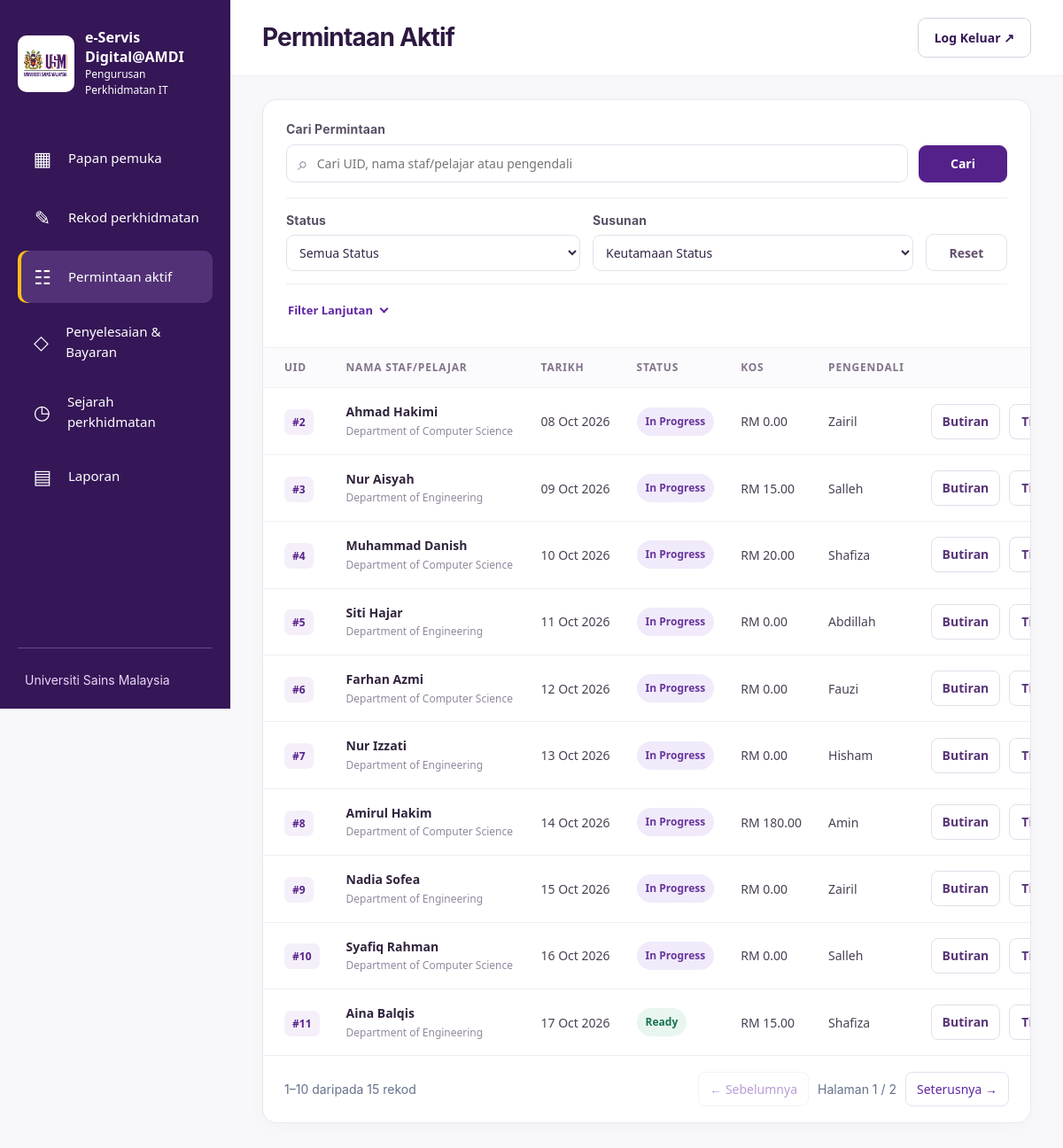
The page /aktif.php (signed in) on the database as committed earlier.
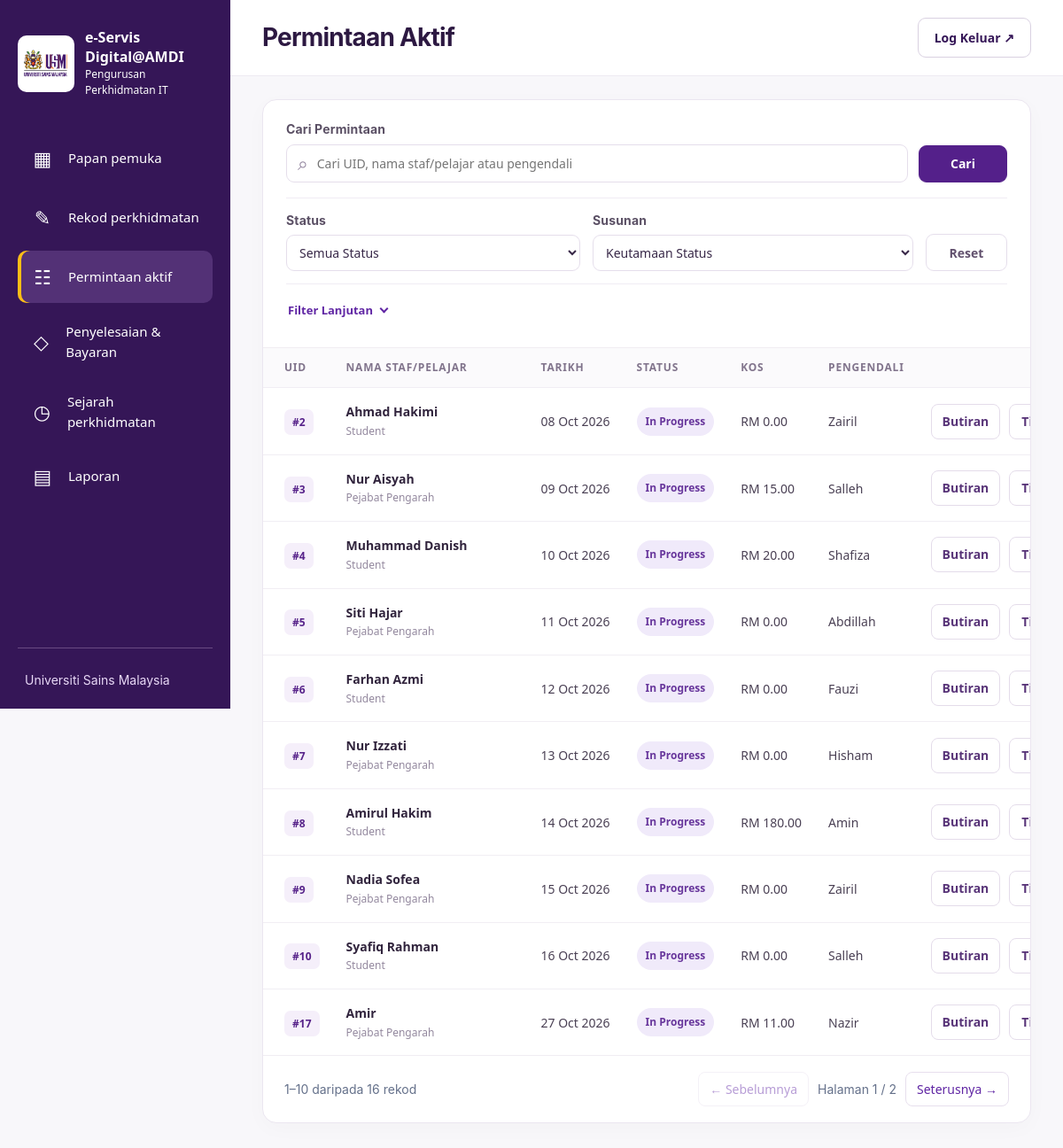
The same page on the database as committed later.
### tables this page shows
CREATE TABLE `service_requests` (
  `id` int(10) UNSIGNED NOT NULL,
  `uid` varchar(40) NOT NULL,
  `requester_name` varchar(150) NOT NULL,
  `department_id` int(10) UNSIGNED NOT NULL,
  `service_type_id` int(10) UNSIGNED NOT NULL,
  `service_details` text NOT NULL,
  `estimated_cost` decimal(10,2) NOT NULL,
  `requested_at` datetime NOT NULL,
  `handler_id` int(10) UNSIGNED NOT NULL,
  `status` enum('in_progress','ready','completed') NOT NULL DEFAULT 'in_progress',
  `ready_at` datetime DEFAULT NULL,
  `picked_up_at` datetime DEFAULT NULL,
  `payment_date` date DEFAULT NULL,
  `reference_no` varchar(100) DEFAULT NULL,
  `completed_at` datetime DEFAULT NULL,
  `created_by` int(10) UNSIGNED NOT NULL,
  `completed_by` int(10) UNSIGNED DEFAULT NULL,
  `created_at` datetime NOT NULL DEFAULT current_timestamp(),
  `updated_at` datetime NOT NULL DEFAULT current_timestamp() ON UPDATE current_timestamp(),
  `requester_phone` varchar(30) DEFAULT NULL,
  `requester_email` varchar(190) DEFAULT NULL,
  `device_ownership` enum('usm','personal') DEFAULT NULL,
  `device_type` varchar(30) DEFAULT NULL,
  `device_type_other` varchar(100) DEFAULT NULL,
  `device_brand` varchar(120) DEFAULT NULL,
  `device_model` varchar(150) DEFAULT NULL,
  `device_serial` varchar(150) DEFAULT NULL,
  `asset_number` varchar(150) DEFAULT NULL,
  `device_condition` enum('unchecked','good','damaged','off') DEFAULT NULL,
  `condition_notes` varchar(1000) DEFAULT NULL
);

CREATE TABLE `departments` (
  `id` int(10) UNSIGNED NOT NULL,
  `name` varchar(150) NOT NULL,
  `is_active` tinyint(1) NOT NULL DEFAULT 1
);

CREATE TABLE `handlers` (
  `id` int(10) UNSIGNED NOT NULL,
  `name` varchar(150) NOT NULL,
  `is_active` tinyint(1) NOT NULL DEFAULT 1
);

### includes/auth.php (called while the page is built, shortened)
<?php
function e(string $value): string {
    return htmlspecialchars($value, ENT_QUOTES, 'UTF-8');
}

### service_multi.php (called while the page is built, shortened)
<?php
function fetch_multi(PDO $pdo, array $rows): array
{
    $ids = array_map(static fn($r) => (int)$r['id'], $rows);
    $placeholders = implode(',', array_fill(0, count($ids), '?'));
    $stmt = $pdo->prepare("SELECT request_id,service_type_id FROM service_request_types WHERE request_id IN ($placeholders) ORDER BY service_type_id");
    $stmt->execute($ids);
    $types = [];
    foreach ($stmt as $r) $types[(int)$r['request_id']][] = (int)$r['service_type_id'];
    $stmt = $pdo->prepare("SELECT * FROM service_request_hardware WHERE request_id IN ($placeholders) ORDER BY id");
    $stmt->execute($ids);
    $hardware = [];
    foreach ($rows as &$r) {
        $id = (int)$r['id'];
    }
    return $rows;
}
function fetch_device(PDO $pdo, array $rows): array
{
    $ids = array_column($rows, 'id');
    $qs = implode(',', array_fill(0, count($ids), '?'));
    $stmt = $pdo->prepare("SELECT request_id,accessory_name FROM service_request_accessories WHERE request_id IN ($qs)");
    $stmt->execute($ids);
    $access = [];
    foreach ($stmt as $a) $access[(int)$a['request_id']][] = $a['accessory_name'];
    return $rows;
}

### aktif.php (the view, shortened to what the changed rows need)
<?php
require __DIR__ . '/includes/auth.php';
require __DIR__ . '/config/database.php';
require __DIR__ . '/service_multi.php';
function display_date(?string $date, bool $time = false): string
{
  if (!$date) return '—';
  try {
    return (new DateTimeImmutable($date))->format($time ? 'd M Y, h:i A' : 'd M Y');
  } catch (Throwable) {
    return '—';
  }
}
$search = mb_substr(trim(is_string($_GET['q'] ?? null) ? $_GET['q'] : ''), 0, 120);
$status = (string)($_GET['status'] ?? 'all');
$sort = (string)($_GET['sort'] ?? 'status_first');
$date = is_string($_GET['date'] ?? null) ? trim($_GET['date']) : '';
$page = filter_var($_GET['page'] ?? 1, FILTER_VALIDATE_INT, ['options' => ['min_range' => 1]]) ?: 1;
$conditions = ["r.status IN ('in_progress','ready')"];
$params = [];
$from = ' FROM service_requests r JOIN departments d ON d.id=r.department_id JOIN service_types t ON t.id=r.service_type_id JOIN handlers h ON h.id=r.handler_id ';
try {
  $count = $pdo->prepare('SELECT COUNT(*)' . $from . ' WHERE ' . implode(' AND ', $conditions));
  $count->execute($params);
  $total = (int)$count->fetchColumn();
  $pages = max(1, (int)ceil($total / 10));
  $page = min($page, $pages);
  $offset = ($page - 1) * 10;
  $sortSql = match ($sort) {
    'status_first' => "CASE WHEN r.status='in_progress' THEN 0 ELSE 1 END,r.id ASC",
    'newest' => 'r.requested_at DESC,r.id DESC',
    'oldest' => 'r.requested_at ASC,r.id ASC',
    default => "CASE WHEN r.status='in_progress' THEN 0 ELSE 1 END,r.id ASC",
  };
  $stmt = $pdo->prepare('SELECT r.*,d.name AS department_name,t.name AS service_type_name,h.name AS handler_name' . $from . ' WHERE ' . implode(' AND ', $conditions) . ' ORDER BY ' . $sortSql . ' LIMIT 10 OFFSET ' . $offset);
  $stmt->execute($params);
  $rows = fetch_device($pdo, fetch_multi($pdo, $stmt->fetchAll()));
} catch (PDOException $e) {
  error_log($e->getMessage());
  http_response_code(503);
  exit('Senarai permintaan tidak dapat dimuatkan. Jalankan migration SQL dahulu.');
}
function page_url(int $page, string $q, string $status, string $date, string $sort): string
{
  return APP_BASE . '/aktif.php?' . http_build_query(['q' => $q, 'status' => $status, 'date' => $date, 'sort' => $sort, 'page' => $page]);
}
?>
<!doctype html>
<html lang="ms">
<head>
  <link rel="stylesheet" href="<?= APP_BASE ?>/assets/css/style.css?v=20261027-filter-clean">
  <link rel="stylesheet" href="<?= APP_BASE ?>/assets/css/sidebar.css">
</head>
<body class="workspace active-page"><?php $activePage = 'active';
                                    require __DIR__ . '/includes/sidebar.php'; ?>
  <div class="active-area">
    <header class="active-header">
      <div>
        <h1>Permintaan Aktif</h1>
      </div>
    </header>
    <main id="main-content" class="active-main" tabindex="-1">
      <section class="active-list-card" aria-label="Senarai permintaan aktif">
        <div class="active-table-wrap">
          <table class="active-table"><thead><tr><th>UID</th><th>NAMA STAF/PELAJAR</th><th>TARIKH</th><th>STATUS</th><th>KOS</th><th>PENGENDALI</th><th class="active-action-head">TINDAKAN</th></tr></thead><tbody>
          <?php foreach ($rows as $r): ?><tr>
            <td data-label="UID"><span class="active-uid">#<?= (int)$r['id'] ?></span></td>
            <td data-label="Nama Staf/Pelajar"><strong class="active-person"><?= e($r['requester_name']) ?></strong><small class="active-subtext"><?= e($r['department_name']) ?></small></td>
            <td data-label="Tarikh"><span class="active-nowrap"><?= e(display_date($r['requested_at'])) ?></span></td>
            <td data-label="Status"><span class="active-badge <?= $r['status'] === 'ready' ? 'ready' : 'progress' ?>"><?= $r['status'] === 'ready' ? 'Ready' : 'In Progress' ?></span></td>
            <td data-label="Kos"><span class="active-nowrap">RM <?= number_format((float)$r['estimated_cost'], 2) ?></span></td>
            <td data-label="Pengendali"><?= e($r['handler_name']) ?></td>
            <td data-label="Tindakan" class="active-action-cell"><div class="active-action-controls"><button type="button" class="active-details-button details-trigger" data-id="<?= (int)$r['id'] ?>" aria-label="Lihat butiran UID <?= (int)$r['id'] ?>">Butiran</button><details class="active-action-menu"><summary aria-label="Tindakan untuk UID <?= (int)$r['id'] ?>">Tindakan </summary></details></div></td>
          </tr><?php endforeach; ?>
          </tbody></table>
        </div>
        <div class="active-pagination"><span><?= $total ? ($offset + 1) . '–' . ($offset + count($rows)) : '0' ?> daripada <?= $total ?> rekod</span><div><a class="<?= $page === 1 ? 'disabled' : '' ?>" <?= $page > 1 ? 'href="' . e(page_url($page - 1, $search, $status, $date, $sort)) . '"' : 'aria-disabled="true"' ?>>← Sebelumnya</a><span>Halaman <?= $page ?> / <?= $pages ?></span><a class="<?= $page === $pages ? 'disabled' : '' ?>" <?= $page < $pages ? 'href="' . e(page_url($page + 1, $search, $status, $date, $sort)) . '"' : 'aria-disabled="true"' ?>>Seterusnya →</a></div></div>
      </section>
    </main>
  </div>
</body>
</html>

### includes/sidebar.php (shortened to what the changed rows need)
<?php
$navigation = [
'home'=>['Papan pemuka','/home.php','▦'],
'create'=>['Rekod perkhidmatan','/rekod.php','✎'],
'active'=>['Permintaan aktif','/aktif.php','☷'],
'payment'=>['Penyelesaian & Bayaran','/payments/index.php','◇'],
'history'=>['Sejarah perkhidmatan','/history.php','◷'],
'reports'=>['Laporan','/reports.php','▤'],
];
?>
<aside class="sidebar"><div id="sidebar-menu" class="sidebar-menu"><nav class="sidebar-nav" aria-label="Menu utama"><?php foreach($navigation as $key=>[$label,$path,$icon]): ?><a href="<?= APP_BASE . $path ?>"<?= ($activePage ?? '') === $key ? ' aria-current="page"' : '' ?>><span class="nav-icon" aria-hidden="true"><?= $icon ?></span><?= e($label) ?></a><?php endforeach; ?></nav></div></aside>

Rows that differ between the two databases and show on the page:
no longer on this page (row edited): service_requests: id "11", requester_name "Aina Balqis", department.name "Department of Engineering", requested_at "17 Oct 2026", status "Ready", estimated_cost "15.00", handler.name "Shafiza"
changed service_requests "Ahmad Hakimi": department.name "Department of Computer Science" → "Student"
changed service_requests "Nur Aisyah": department.name "Department of Engineering" → "Pejabat Pengarah"
changed service_requests "Muhammad Danish": department.name "Department of Computer Science" → "Student"
changed service_requests "Siti Hajar": department.name "Department of Engineering" → "Pejabat Pengarah"
changed service_requests "Farhan Azmi": department.name "Department of Computer Science" → "Student"
changed service_requests "Nur Izzati": department.name "Department of Engineering" → "Pejabat Pengarah"
changed service_requests "Amirul Hakim": department.name "Department of Computer Science" → "Student"
changed service_requests "Nadia Sofea": department.name "Department of Engineering" → "Pejabat Pengarah"
changed service_requests "Syafiq Rahman": department.name "Department of Computer Science" → "Student"
added service_requests: id "17", requester_name "Amir", department.name "Pejabat Pengarah", requested_at "27 Oct 2026", status "In Progress", estimated_cost "11.00", handler.name "Nazir"
Other text that changed with them:
$total: "15" → "16"
